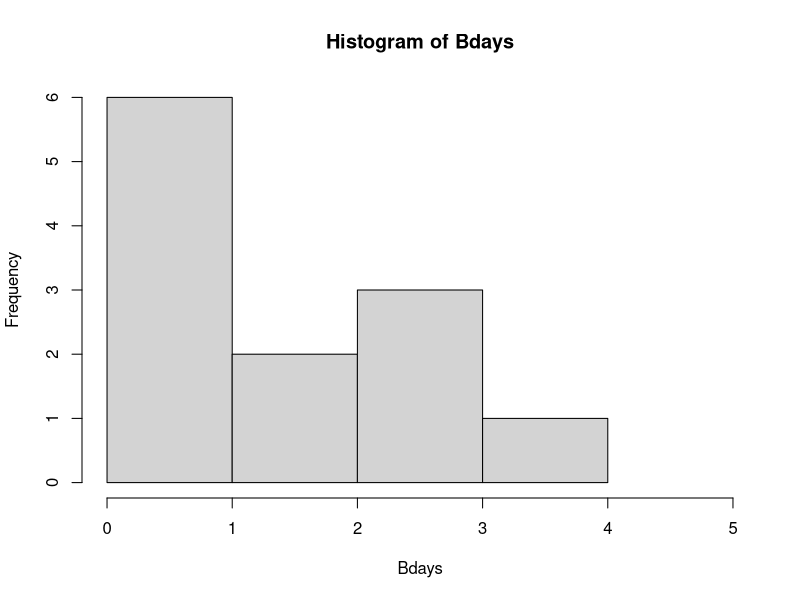
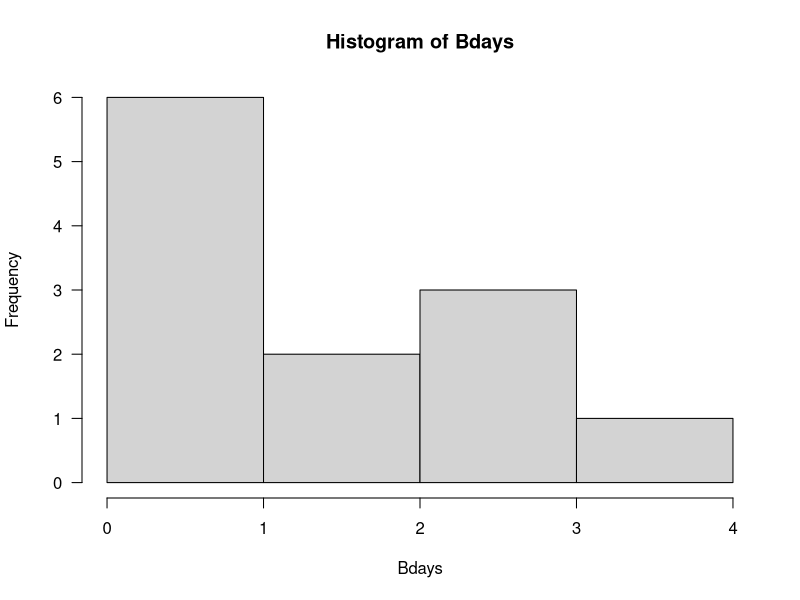
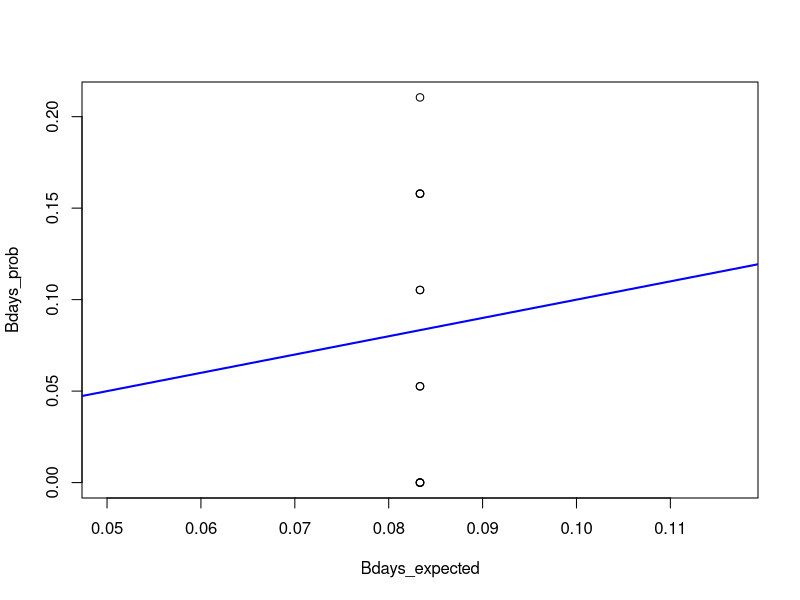
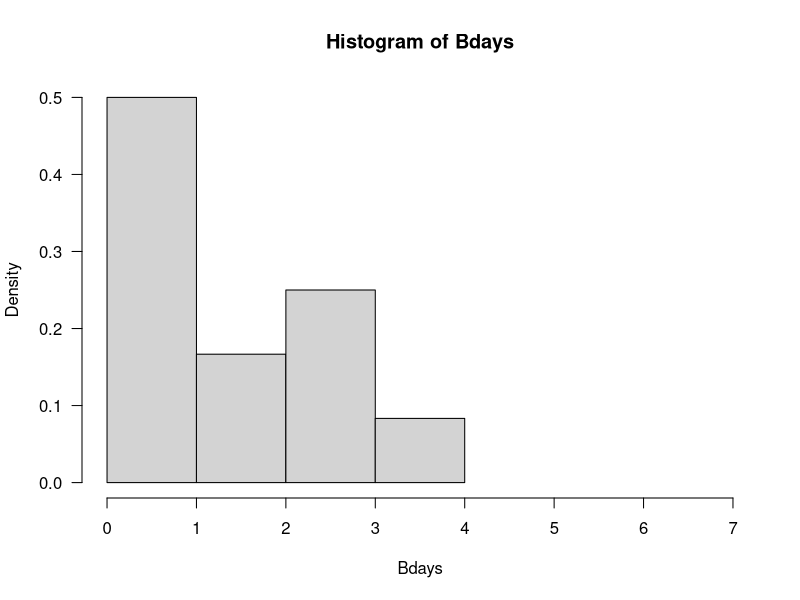
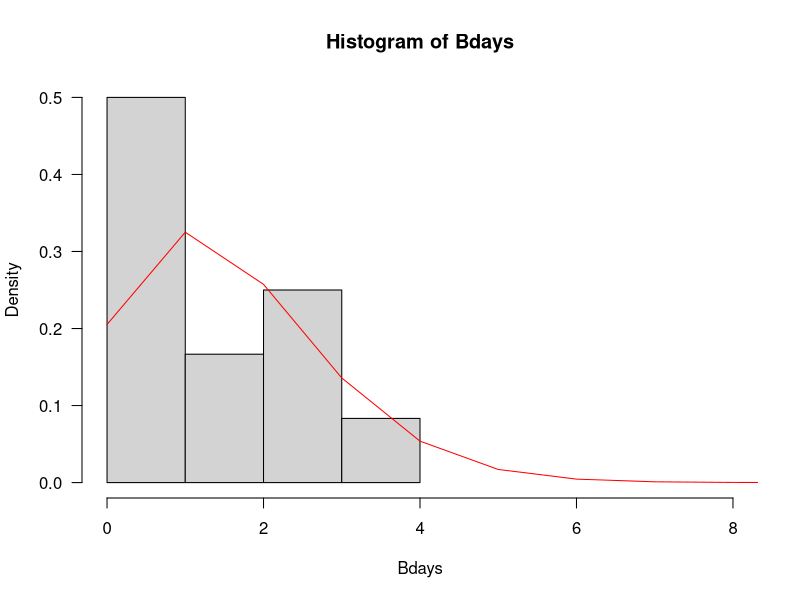
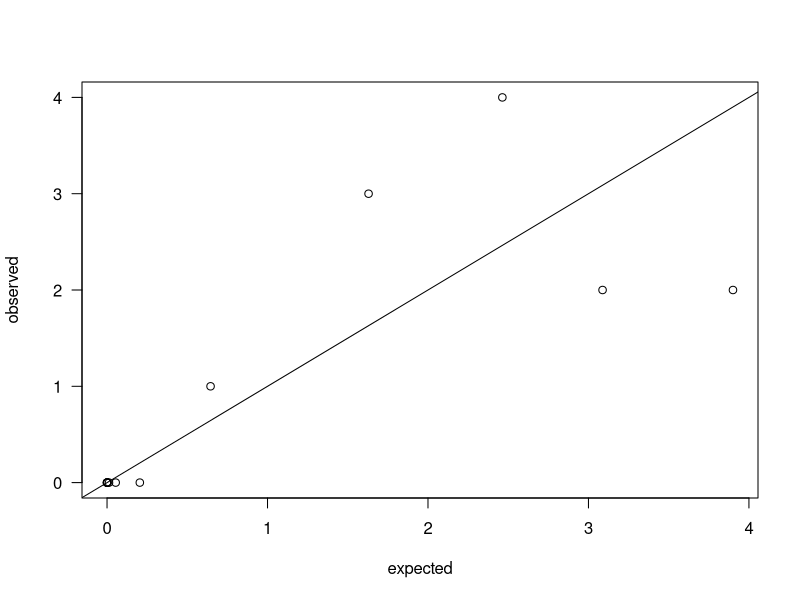
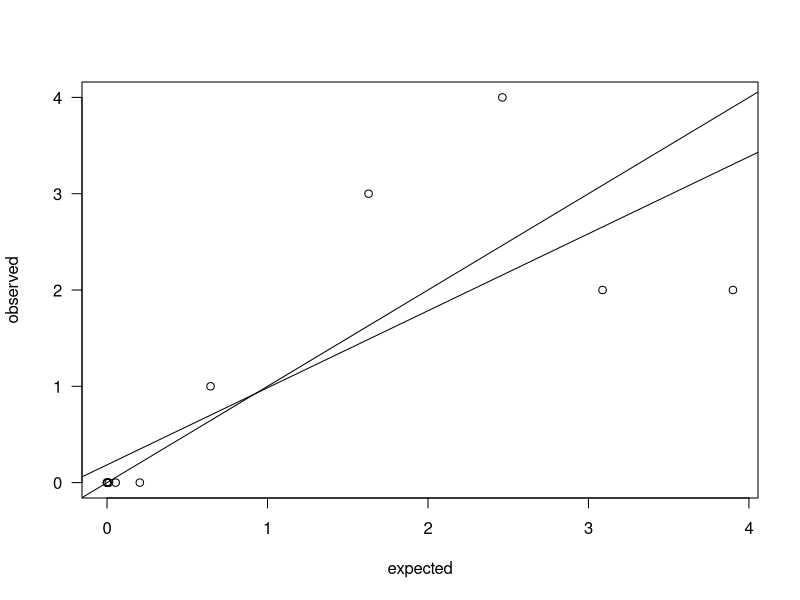
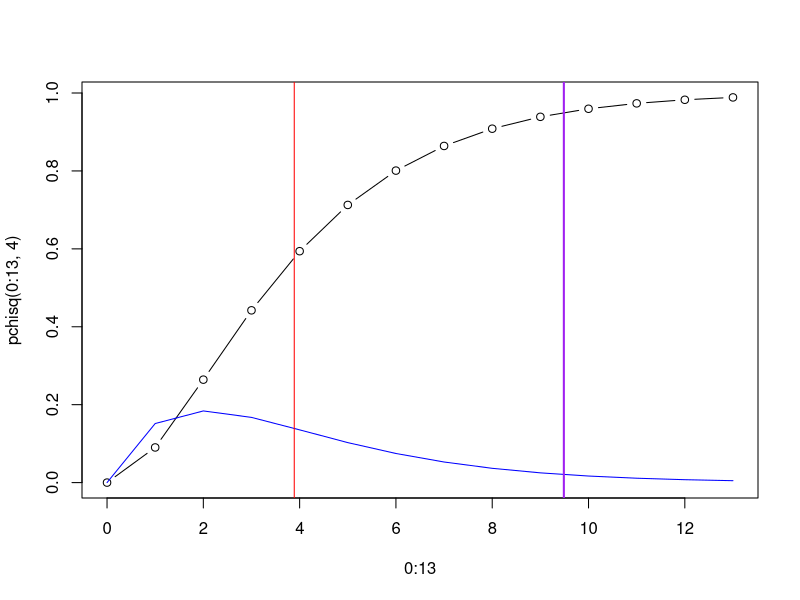

Here is the R script that generated these plots, in order:
## ---- chunk 1
knitr::opts_chunk$set(echo = FALSE)
## ---- chunk 2
Ja = 3; Fe = 2; Mr = 0; Ap = 1
My = 0; Jn = 0; Jl = 0; Ag = 2
Sp = 3; Oc = 1; Nv = 4; De = 3

Bdays = c(Ja, Fe, Mr, Ap, My, Jn, Jl, Ag, Sp, Oc, Nv, De); Bdays
## ---- chunk 3
hist(Bdays, xlim=c(0,5))
## ---- chunk 4
hist(Bdays, las=1)

## ---- chunk 5
Bdays_expected = rep(1/12, 12); Bdays_expected
## ---- chunk 6
sum(Bdays_expected)
## ---- chunk 7
Bdays_sum = sum(Bdays)
Bdays_prob = Bdays/Bdays_sum; Bdays_prob
## ---- chunk 8

plot(Bdays_expected, Bdays_prob)
abline(0, 1, col="blue", lwd=2)
## ---- chunk 9
chisq.test(Bdays_prob, p= Bdays_expected, rescale.p = TRUE)
## ---- chunk 10
hist(Bdays, las=1, prob=T, xlim=c(0,7))
## ---- chunk 11
xbar = mean(Bdays)
sd = sd(Bdays)
## ---- chunk 12
x=seq(0,12,1); x
fy = dpois(x, xbar); fy
hist(Bdays, prob=T, xlim=c(0,8), las=1)
lines(x, fy, col="red")
## ---- chunk 13
expected = c(fy*12); expected
expected
observed = c(4,2,2,3,1)
observed[6:13] = 0; observed
## ---- chunk 14
plot(expected, observed, las=1)
abline(0,1)

## ---- chunk 15
summary(lm(observed~expected))
plot(expected, observed, las=1)
abline(0,1)
abline(coef(lm(observed~expected)))
## ---- chunk 16
observed[6:13] = 0
plot(0:13, pchisq(0:13, 4), ty="b")
lines(0:13, dchisq(0:13, 4), ty="l", col="blue")
chi2 = sum((observed - expected)^2/expected); #chi2

abline(v=chi2, col="red")
pchisq(chi2, 4, lower.tail=F)
Critical = qchisq(.05, 4, lower.tail=F); Critical
abline(v=Critical, col="purple", lwd=2)
## ---- chunk 17


chisq.test(observed, p=expected, rescale.p = TRUE)
## ---- chunk 18
observed = 230; expected = 215.5; ratio = observed/expected; ratio
observed*(1-(1/(9*observed))-(1.96/(3*sqrt(observed))))^3/expected
(observed+1)*(1-(1/(9*(observed+1)))+(1.96/(3*sqrt(observed+1))))^3/expected
